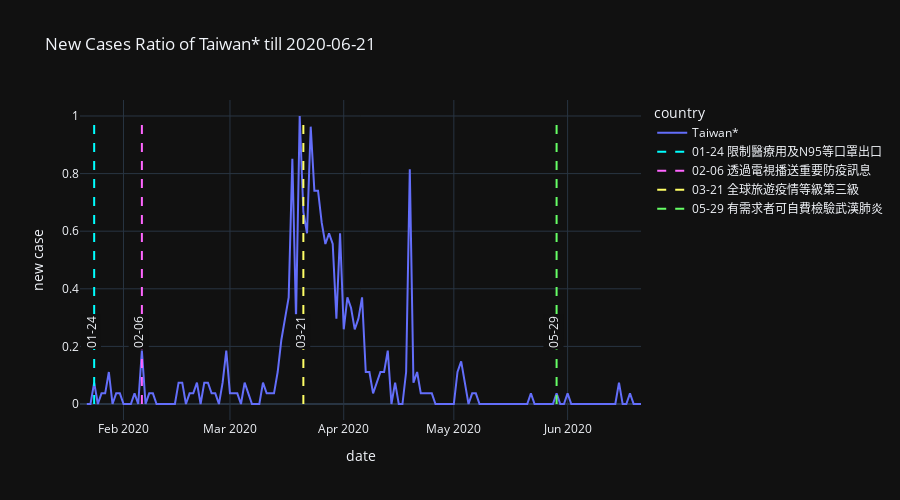

The notebook cell this image was saved under:
### Code cell
plot_by_country4('Taiwan*', events)

### Figure 1 — Plotly figure (JSON) as saved in the notebook; plotly's stock layout.template omitted (floating-point values rounded to 4 significant figures; data arrays with more than 128 entries replaced by an {"elided": "..."} marker saying what was removed)
{"data": [{"hovertemplate": "country=Taiwan*<br>date=%{x}<br>new case=%{y}<extra></extra>", "legendgroup": "Taiwan*", "line": {"color": "#636efa", "dash": "solid"}, "mode": "lines", "name": "Taiwan*", "orientation": "v", "showlegend": true, "type": "scatter", "x": {"elided": "152 str values"}, "xaxis": "x", "y": {"elided": "152 float values"}, "yaxis": "y"}, {"line": {"color": "#00ffff", "dash": "dash"}, "mode": "lines", "name": "01-24 限制醫療用及N95等口罩出口", "type": "scatter", "x": ["2020-01-24", "2020-01-24"], "y": [0, 1]}, {"line": {"color": "#ff66ff", "dash": "dash"}, "mode": "lines", "name": "02-06 透過電視播送重要防疫訊息", "type": "scatter", "x": ["2020-02-06", "2020-02-06"], "y": [0, 1]}, {"line": {"color": "#ffff66", "dash": "dash"}, "mode": "lines", "name": "03-21 全球旅遊疫情等級第三級", "type": "scatter", "x": ["2020-03-21", "2020-03-21"], "y": [0, 1]}, {"line": {"color": "#66ff66", "dash": "dash"}, "mode": "lines", "name": "05-29 有需求者可自費檢驗武漢肺炎", "type": "scatter", "x": ["2020-05-29", "2020-05-29"], "y": [0, 1]}], "layout": {"annotations": [{"bgcolor": "#101010", "showarrow": false, "text": "01-24", "textangle": -90, "x": "2020-01-23", "y": 0.25}, {"bgcolor": "#101010", "showarrow": false, "text": "02-06", "textangle": -90, "x": "2020-02-05", "y": 0.25}, {"bgcolor": "#101010", "showarrow": false, "text": "03-21", "textangle": -90, "x": "2020-03-20", "y": 0.25}, {"bgcolor": "#101010", "showarrow": false, "text": "05-29", "textangle": -90, "x": "2020-05-28", "y": 0.25}], "height": 500, "legend": {"title": {"text": "country"}, "tracegroupgap": 0}, "title": {"text": "New Cases Ratio of Taiwan* till 2020-06-21"}, "xaxis": {"anchor": "y", "domain": [0, 1], "title": {"text": "date"}}, "yaxis": {"anchor": "x", "domain": [0, 1], "title": {"text": "new case"}}}}
